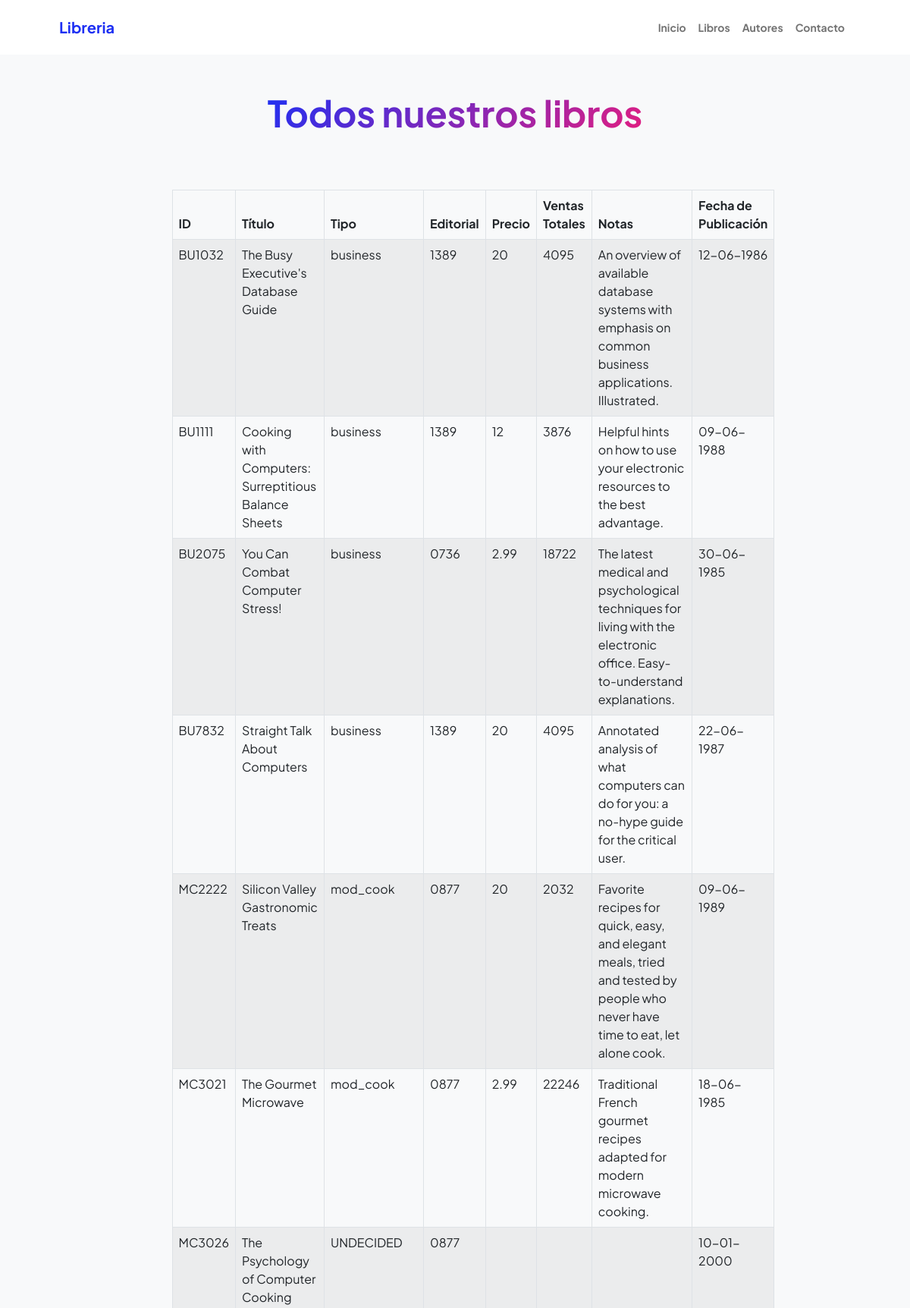
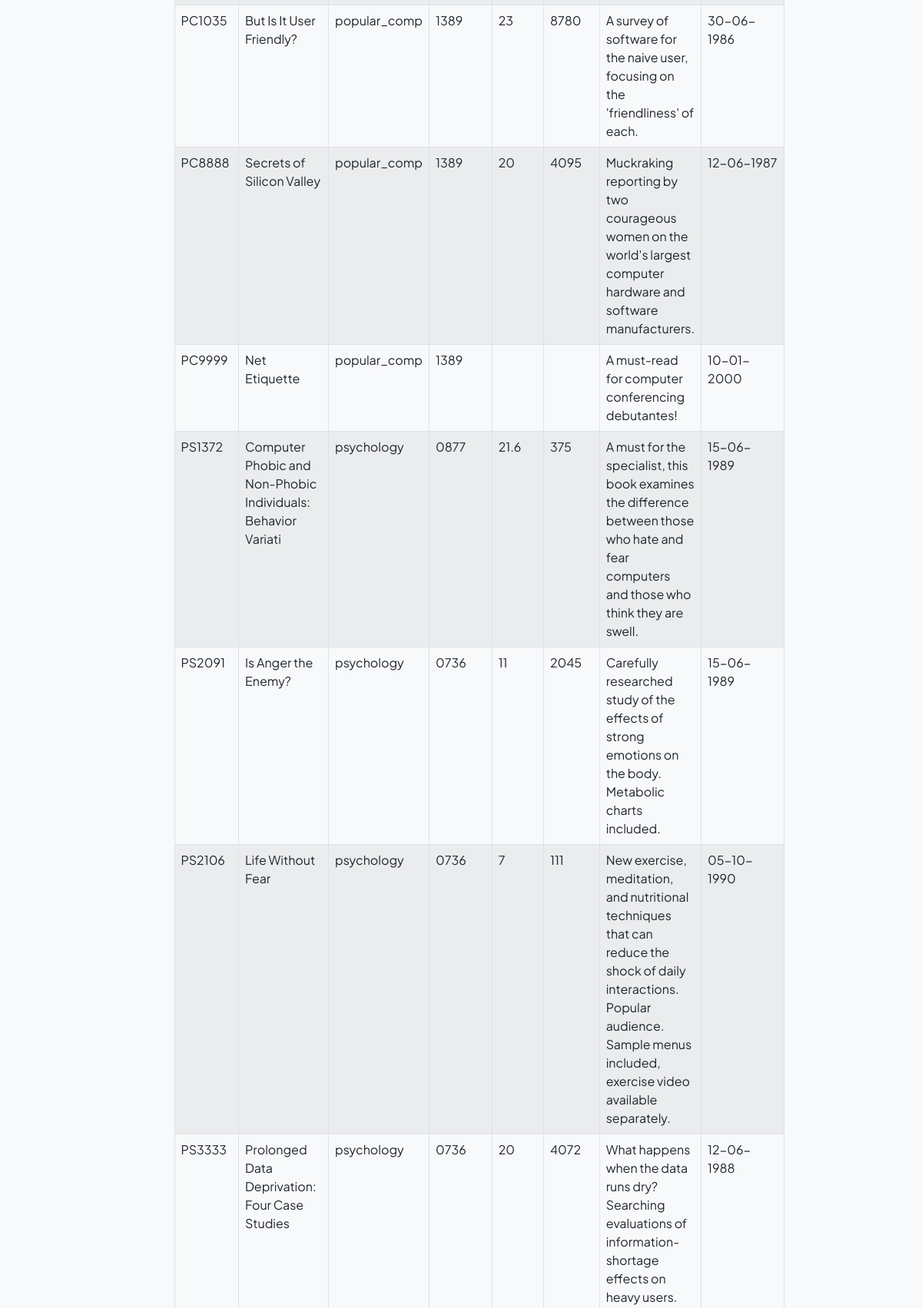
The app's page /libros.php (upper part) with its own data (2 pictures, top to bottom).
### tables this page shows
CREATE TABLE `titulos` (
  `id_titulo` varchar(6) NOT NULL,
  `titulo` varchar(60) NOT NULL,
  `tipo` varchar(15) NOT NULL,
  `id_pub` varchar(4) NOT NULL,
  `precio` double DEFAULT NULL,
  `avance` double DEFAULT NULL,
  `total_ventas` int(11) DEFAULT NULL,
  `notas` varchar(255) NOT NULL,
  `fecha_pub` datetime NOT NULL,
  `contrato` varchar(1) NOT NULL
);

### libros.php (the view, shortened to what this page needs)
<?php
include('includes/conexion.php');
$sql = "SELECT * FROM titulos";
$stmt = $pdo->query($sql);
$libros = $stmt->fetchAll(PDO::FETCH_ASSOC);
?>
<!DOCTYPE html>
<html lang="en">
    <head>
        <link href="https://cdn.jsdelivr.net/npm/bootstrap-icons@1.8.1/font/bootstrap-icons.css" rel="stylesheet" />
        <link href="css/styles.css" rel="stylesheet" />
    </head>
    <body class="d-flex flex-column h-100 bg-light">
        <main class="flex-shrink-0">
            <?php include('templates/header.php'); ?>
            <div class="container px-5 my-5">
                <div class="text-center mb-5">
                    <h1 class="display-5 fw-bolder mb-0"><span class="text-gradient d-inline">Todos nuestros libros</span></h1>
                </div>
                <div class="row gx-5 justify-content-center">
                    <div class="col-lg-11 col-xl-9 col-xxl-8">
                        <section>
                                <div class="container mt-4">
                                    <table class="table table-striped table-bordered table-hover">
                                    <thead>
                                        <tr>
                                            <th>ID</th>
                                            <th>Título</th>
                                            <th>Tipo</th>
                                            <th>Editorial</th>
                                            <th>Precio</th>
                                            <th>Ventas Totales</th>
                                            <th>Notas</th>
                                            <th>Fecha de Publicación</th>
                                        </tr>
                                    </thead>
                                    <tbody>
                                        <?php foreach ($libros as $libro): ?>
                                            <tr>
                                                <td><?php echo $libro['id_titulo']; ?></td>
                                                <td><?php echo $libro['titulo']; ?></td>
                                                <td><?php echo $libro['tipo']; ?></td>
                                                <td><?php echo $libro['id_pub']; ?></td>
                                                <td><?php echo $libro['precio']; ?></td>
                                                <td><?php echo $libro['total_ventas']; ?></td>
                                                <td><?php echo $libro['notas']; ?></td>
                                                <td><?php echo date("d-m-Y", strtotime($libro['fecha_pub'])); ?></td>
                                            </tr>
                                        <?php endforeach; ?>
                                    </tbody>
                                </table>
                            </div>
                        </section>
                    </div>
                </div>
            </div>
        </main>
    </body>
</html>

### records on screen
titulos: id_titulo "BU1032", titulo "The Busy Executive's Database Guide", tipo "business", id_pub "1389", precio "20", total_ventas "4095", notas "An overview of available database systems with emphasis on common business applications. Illustrated.", fecha_pub "12-06-1986"
titulos: id_titulo "BU1111", titulo "Cooking with Computers: Surreptitious Balance Sheets", tipo "business", id_pub "1389", precio "12", total_ventas "3876", notas "Helpful hints on how to use your electronic resources to the best advantage.", fecha_pub "09-06-1988"
titulos: id_titulo "BU2075", titulo "You Can Combat Computer Stress!", tipo "business", id_pub "0736", precio "2.99", total_ventas "18722", notas "The latest medical and psychological techniques for living with the electronic office. Easy-to-understand explanations.", fecha_pub "30-06-1985"
titulos: id_titulo "BU7832", titulo "Straight Talk About Computers", tipo "business", id_pub "1389", precio "20", total_ventas "4095", notas "Annotated analysis of what computers can do for you: a no-hype guide for the critical user.", fecha_pub "22-06-1987"
titulos: id_titulo "MC2222", titulo "Silicon Valley Gastronomic Treats", tipo "mod_cook", id_pub "0877", precio "20", total_ventas "2032", notas "Favorite recipes for quick, easy, and elegant meals, tried and tested by people who never have time to eat, let alone cook.", fecha_pub "09-06-1989"
titulos: id_titulo "MC3021", titulo "The Gourmet Microwave", tipo "mod_cook", id_pub "0877", precio "2.99", total_ventas "22246", notas "Traditional French gourmet recipes adapted for modern microwave cooking.", fecha_pub "18-06-1985"
titulos: id_titulo "MC3026", titulo "The Psychology of Computer Cooking", tipo "UNDECIDED", id_pub "0877", fecha_pub "10-01-2000"
titulos: id_titulo "PC1035", titulo "But Is It User Friendly?", tipo "popular_comp", id_pub "1389", precio "23", total_ventas "8780", notas "A survey of software for the naive user, focusing on the 'friendliness' of each.", fecha_pub "30-06-1986"
titulos: id_titulo "PC8888", titulo "Secrets of Silicon Valley", tipo "popular_comp", id_pub "1389", precio "20", total_ventas "4095", notas "Muckraking reporting by two courageous women on the world's largest computer hardware and software manufacturers.", fecha_pub "12-06-1987"
titulos: id_titulo "PC9999", titulo "Net Etiquette", tipo "popular_comp", id_pub "1389", notas "A must-read for computer conferencing debutantes!", fecha_pub "10-01-2000"
titulos: id_titulo "PS1372", titulo "Computer Phobic and Non-Phobic Individuals: Behavior Variati", tipo "psychology", id_pub "0877", precio "21.6", total_ventas "375", notas "A must for the specialist, this book examines the difference between those who hate and fear computers and those who think they are swell.", fecha_pub "15-06-1989"
titulos: id_titulo "PS2091", titulo "Is Anger the Enemy?", tipo "psychology", id_pub "0736", precio "11", total_ventas "2045", notas "Carefully researched study of the effects of strong emotions on the body. Metabolic charts included.", fecha_pub "15-06-1989"
titulos: id_titulo "PS2106", titulo "Life Without Fear", tipo "psychology", id_pub "0736", precio "7", total_ventas "111", notas "New exercise, meditation, and nutritional techniques that can reduce the shock of daily interactions. Popular audience. Sample menus included, exercise video available separately.", fecha_pub "05-10-1990"
titulos: id_titulo "PS3333", titulo "Prolonged Data Deprivation: Four Case Studies", tipo "psychology", id_pub "0736", precio "20", total_ventas "4072", notas "What happens when the data runs dry? Searching evaluations of information-shortage effects on heavy users.", fecha_pub "12-06-1988"
